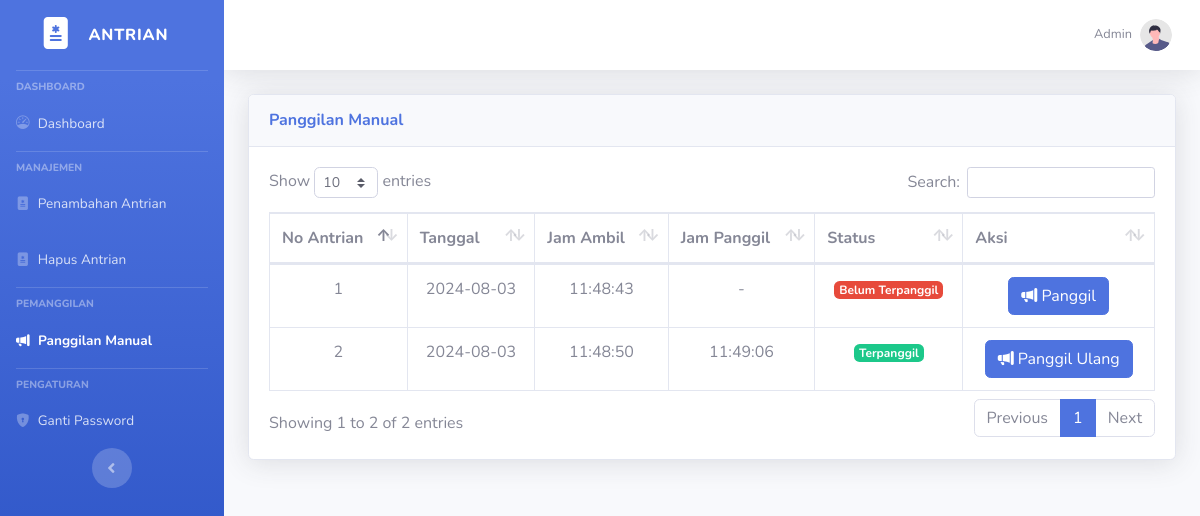
The app's page /panggilan_manual.php (signed in) with its own data.
### tables this page shows
CREATE TABLE `tbl_antrian_obat` (
  `id` int NOT NULL,
  `tanggal` date NOT NULL,
  `no_antrian` smallint NOT NULL,
  `jam_ambil` time NOT NULL,
  `jam_panggil` time DEFAULT NULL,
  `status_panggil` char(1) NOT NULL
);

### panggilan_manual.php (called while the page is built)
<?php
include "base/header.php";
include "base/footer.php";

### layouts/layout_panggilan_manual.php (the view, shortened to what this page needs)
<?php
   include "auth/db.php";
   $sql = "SELECT * FROM tbl_antrian_obat";
   $stmt = $conn->prepare($sql);
   $stmt->execute();
   $res = $stmt->fetchAll(PDO::FETCH_ASSOC);
   ?>
<div class="card shadow mb-4">
    <div class="card-header py-3">
        <h6 class="m-0 font-weight-bold text-primary">Panggilan Manual</h6>
    </div>
    <div class="card-body">
        <div class="table-responsive">
            <table class="table table-bordered" id="dataTable" width="100%" cellspacing="0">
                <thead>
                    <tr>
                        <th>No Antrian</th>
                        <th>Tanggal</th>
                        <th>Jam Ambil</th>
                        <th>Jam Panggil</th>
                        <th>Status</th>
                        <th>Aksi</th>
                    </tr>
                </thead>
                <tbody>
                    <?php foreach ($res as $item) { ?>
                        <tr class="text-center">
                            <td><?php echo $item['no_antrian']; ?></td>
                            <td><?php echo $item['tanggal']; ?></td>
                            <td><?php echo $item['jam_ambil']; ?></td>
                            <td><?php echo ($item['jam_panggil'] == "" ? "-" : $item['jam_panggil'])  ?></td>
                            <td><?php echo ($item['status_panggil'] == "Y"
                                       ? "<span class='badge badge-success'>Terpanggil</span>" : "<span class='badge badge-danger'>Belum Terpanggil</span>") ?></td>
                            <td class="text-center">
                                <a href="panggil_antrian.php?id=<?php echo $item['id']; ?>" class="btn btn-primary">
                                    <i class="bi bi-megaphone-fill"></i>
                                    <?php echo ($item['status_panggil'] == 'Y' ? 'Panggil Ulang' : 'Panggil')  ?>
                                </a>
                            </td>
                        </tr>
                    <?php } ?>
                </tbody>
            </table>
        </div>
    </div>
</div>

### base/header.php (shortened to what this page needs)
<?php
if (!isset($_SESSION['login'])) {
    header("Location: auth/login.php");
    exit();
} else {
    function layoutApps()
    {
        $layout = basename($_SERVER['PHP_SELF']);
        switch ($layout) {
            case "panggilan_manual.php":
                include "layouts/layout_panggilan_manual.php";
                break;
        }
    }
}
?>
<!DOCTYPE html>
<html lang="en">
<head>
    <link href="assets/vendor/fontawesome-free/css/all.min.css" rel="stylesheet" type="text/css">
    <link href="assets/css/sb-admin-2.min.css" rel="stylesheet">
    <link rel="stylesheet" href="https://cdn.jsdelivr.net/npm/bootstrap-icons@1.11.3/font/bootstrap-icons.min.css">
    <?php if (
        basename($_SERVER['PHP_SELF']) == 'panggilan_manual.php'
        || 'update_antrian.php' || 'index.php'
    ) { ?>
        <link href="assets/vendor/datatables/dataTables.bootstrap4.min.css" rel="stylesheet">
    <?php } ?>
</head>
<body id="page-top">
    <div id="wrapper">
        <?php
        include "sidebar.php";
        ?>
        <div id="content-wrapper" class="d-flex flex-column">
            <div id="content">
                <nav class="navbar navbar-expand navbar-light bg-white topbar mb-4 static-top shadow">
                    <ul class="navbar-nav ml-auto">
                        <li class="nav-item dropdown no-arrow">
                            <a class="nav-link dropdown-toggle" href="#" id="userDropdown" role="button" data-toggle="dropdown" aria-haspopup="true" aria-expanded="false">
                                <span class="mr-2 d-none d-lg-inline text-gray-600 small"><?php echo (isset($_COOKIE['X-APP-USERNAME'])
                                                                                                ? $_COOKIE['X-APP-USERNAME'] : $_SESSION['role']); ?></span>
                                <img class="img-profile rounded-circle" src="assets/img/undraw_profile.svg">
                            </a>
                        </li>
                    </ul>
                </nav>
                <div class="container-fluid">
                    <?php layoutApps(); ?>
                </div>
            </div>
        </div>
    </div>

### base/sidebar.php
<ul class="navbar-nav bg-gradient-primary sidebar sidebar-dark accordion" id="accordionSidebar">
    <a class="sidebar-brand d-flex align-items-center justify-content-center" href="#">
        <div class="sidebar-brand-icon">
            <i class="bi bi-file-medical-fill"></i>
        </div>
        <div class="sidebar-brand-text mx-3">Antrian</div>
    </a>
    <hr class="sidebar-divider my-0 mb-2">
    <div class="sidebar-heading">
        Dashboard
    </div>
    <li class="nav-item <?php echo (basename($_SERVER['PHP_SELF']) == 'index.php' ? 'active' : '') ?>">
        <a class="nav-link" href="index.php">
            <i class="bi bi-speedometer"></i>
            <span>Dashboard</span></a>
    </li>
    <hr class="sidebar-divider my-0 mb-2">
    <div class="sidebar-heading">
        Manajemen
    </div>
    <li class="nav-item <?php echo (basename($_SERVER['PHP_SELF']) == 'penambahan_antrian.php' ? 'active' : '') ?>">
        <a class="nav-link" href="penambahan_antrian.php">
            <i class="bi bi-file-medical-fill"></i>
            <span>Penambahan Antrian</span></a>
    </li>
    <li class="nav-item <?php echo (basename($_SERVER['PHP_SELF']) == 'hapus_antrian.php') ? 'active' : ''; ?>">
        <a class="nav-link" href="hapus_antrian.php">
            <i class="bi bi-file-medical-fill"></i>
            <span>Hapus Antrian</span>
        </a>
    </li>
    <hr class="sidebar-divider my-0 mb-2">
    <div class="sidebar-heading">
        Pemanggilan
    </div>
    <li class="nav-item <?php echo (basename($_SERVER['PHP_SELF']) == 'panggilan_manual.php'
                            || basename($_SERVER['PHP_SELF']) == "panggil_antrian.php" ? 'active' : '') ?>">
        <a class="nav-link" href="panggilan_manual.php">
            <i class="bi bi-megaphone-fill"></i>
            <span>Panggilan Manual</span></a>
    </li>
    <hr class="sidebar-divider my-0 mb-2">
    <div class="sidebar-heading">
        Pengaturan
    </div>
    <li class="nav-item <?php echo (basename($_SERVER['PHP_SELF']) == 'ganti_password.php' ? 'active' : '') ?>">
        <a class="nav-link" href="ganti_password.php">
            <i class="bi bi-shield-lock-fill"></i>
            <span>Ganti Password</span></a>
    </li>
    <div class="text-center d-none d-md-inline">
        <button class="rounded-circle border-0" id="sidebarToggle"></button>
    </div>
</ul>

### base/footer.php (shortened to what this page needs)
</body>
</html>

### records on screen
tbl_antrian_obat: no_antrian "1", tanggal "2024-08-03", jam_ambil "11:48:43", status_panggil "Belum Terpanggil"
tbl_antrian_obat: no_antrian "2", tanggal "2024-08-03", jam_ambil "11:48:50", jam_panggil "11:49:06", status_panggil "Terpanggil"

### other values on screen
$_SESSION['role'] "Admin"
